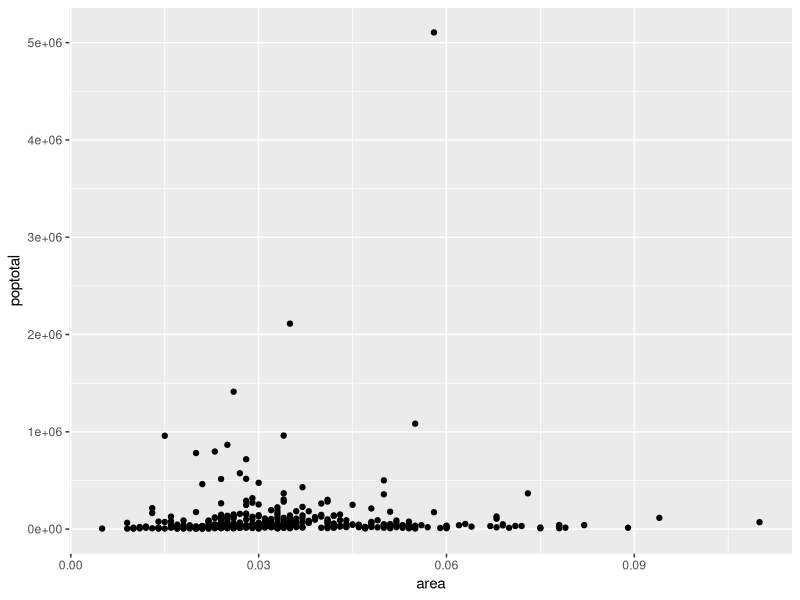
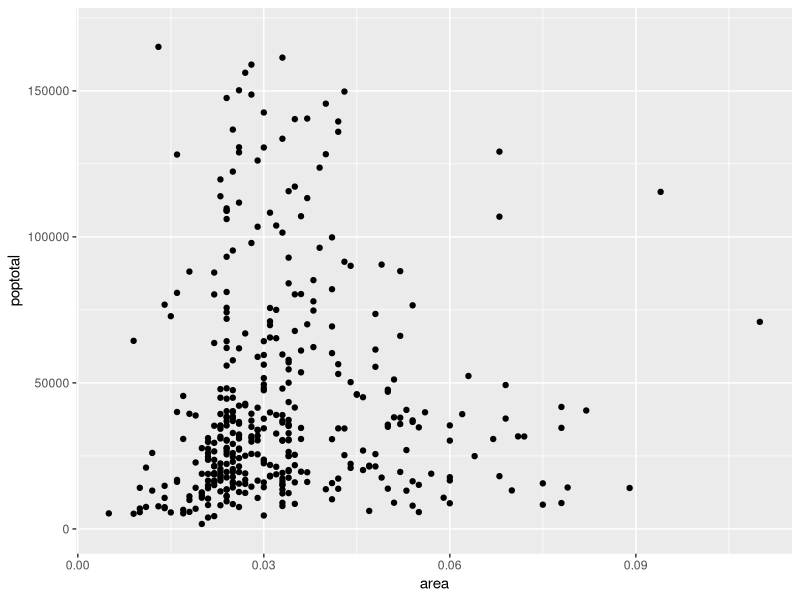
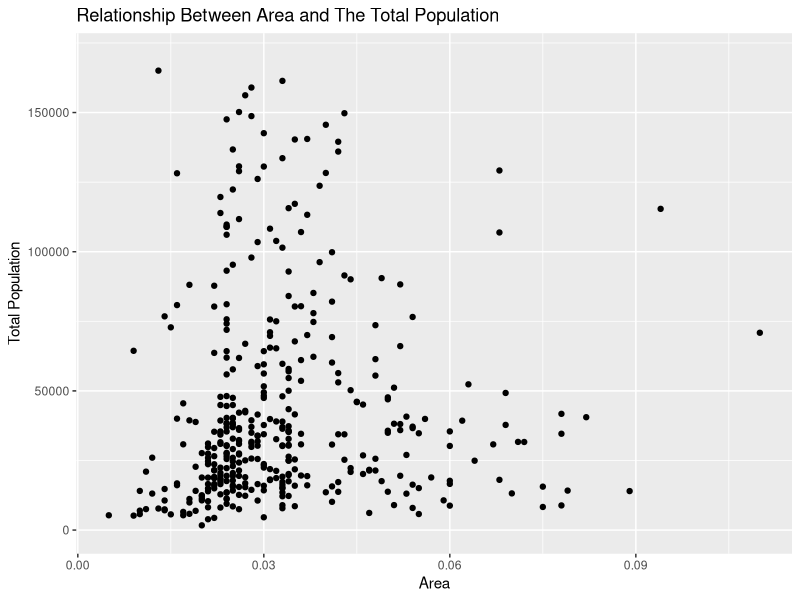
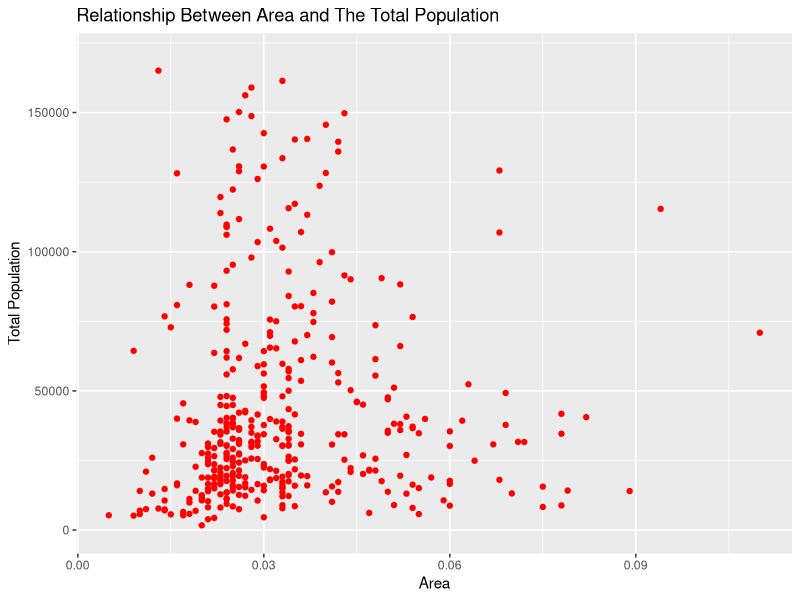
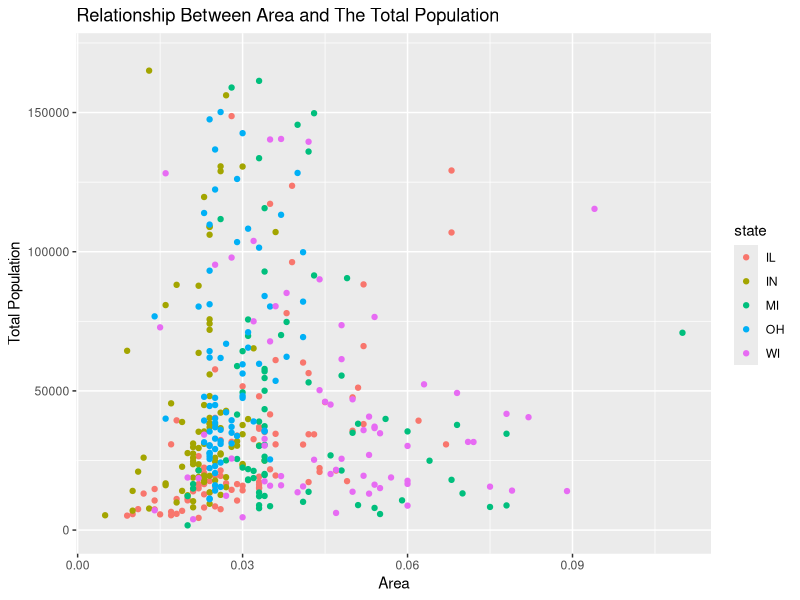
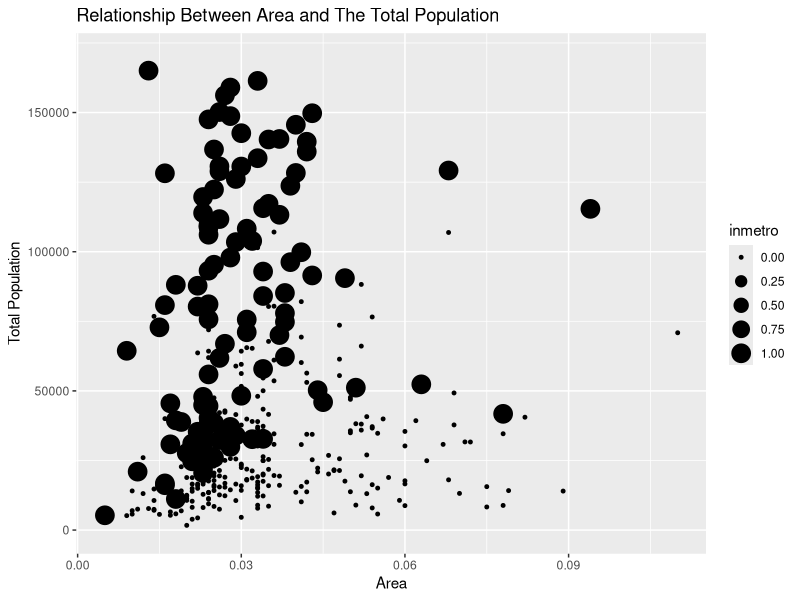
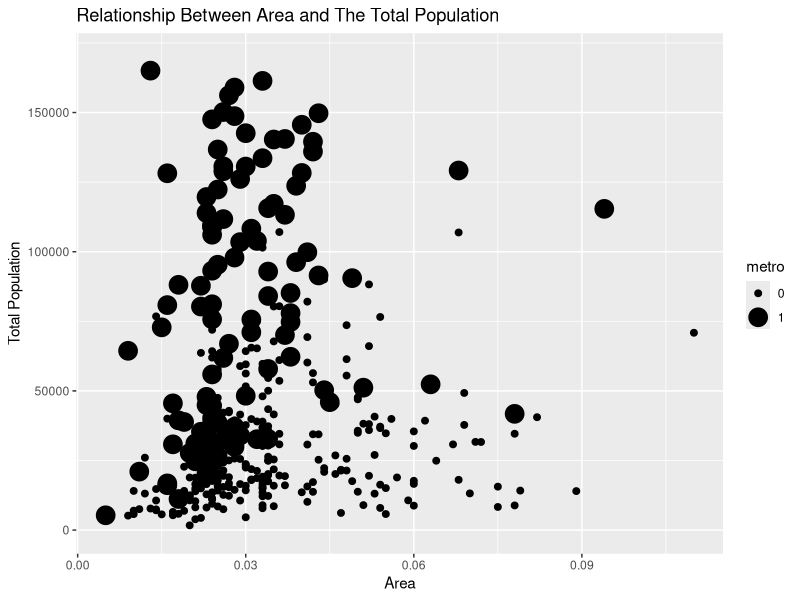

Write R code to recreate these figures, in order.
## ---- chunk 1
knitr::opts_chunk$set(echo = TRUE)
## ---- chunk 2
data <- USArrests
## ---- chunk 3
# install.packages("ggplot2")
library(ggplot2)
# View(midwest)
str(midwest) # check the structure
## ---- chunk 4
ggplot(data = midwest, aes(x=area, y=poptotal))+geom_point()
## ---- chunk 5
ggplot(data = midwest, aes(x=area, y=poptotal))+geom_point()+ylim(c(0,170000))
## ---- chunk 6
ggplot(data=midwest,aes(x=area,y=poptotal))+geom_point()+ylim(c(0,170000))+labs(x="Area", y="Total Population", title = "Relationship Between Area and The Total Population")
## ---- chunk 7
ggplot(data=midwest,aes(x=area,y=poptotal))+geom_point(color="red")+ylim(c(0,170000))+labs(x="Area", y="Total Population", title = "Relationship Between Area and The Total Population")
## ---- chunk 8
ggplot(data=midwest,aes(x=area,y=poptotal))+geom_point(aes(color=state))+ylim(c(0,170000))+labs(x="Area", y="Total Population", title = "Relationship Between Area and The Total Population")
## ---- chunk 9
ggplot(data=midwest,aes(x=area,y=poptotal))+geom_point(aes(size=inmetro))+ylim(c(0,170000))+labs(x="Area", y="Total Population", title = "Relationship Between Area and The Total Population")
## ---- chunk 10

midwest2<-midwest
midwest2$metro<-as.factor(midwest2$inmetro)
str(midwest2)

ggplot(data=midwest2,aes(x=area,y=poptotal))+geom_point(aes(size=metro))+ylim(c(0,170000))+labs(x="Area", y="Total Population", title = "Relationship Between Area and The Total Population")
